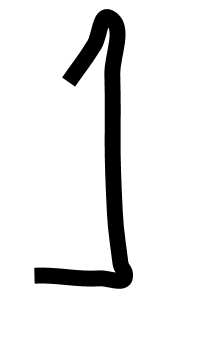
#> input picture k-nearest_neighbors/handwriting/digits/testM/1_13.png, 220 x 347 px; its folder holds only this picture in this run
$ python -i kNN.py   (imports and definitions only)   (Python 2 division)
#> lines starting #> are read from the running program, lines starting #| are printed output that depends on the picture; after the words box and inside, x2 and y2 are one past the last pixel; in counts of white or black regions, pixels touching at a corner belong together
'''
kNN: k Nearest Neighbors

I'm reading the book Machine Learning in Action and here you have the examples on the book and my tests

'''
import Image

from numpy import *
import operator
from os import listdir

# [51 lines left out: functions classify0, img2vector, handwritingClassTest, not called in this run]

def imgToAscii(filename):
    """
      The image are stores in PNG, are transformed tto ascii art and then transformed to vector.
    """
#> called with filename = 'digits/testM/1_13.png'
    returnVect = zeros((1,4096))
    im = Image.open(filename)
#> im is the input picture: PIL image 220x347 RGB; min 0, max 255, mean 231.8
    im = im.resize((64,64),Image.NEAREST)
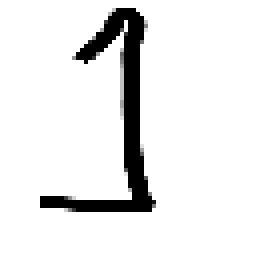
#> im: PIL image 64x64 RGB (shown 4 times larger); min 0, max 255, mean 232.5
    im = im.convert("1")
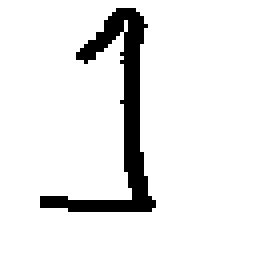
#> im: PIL image 64x64 1 (shown 4 times larger); 91.3% white; 1 black region, box (x1, y1, x2, y2) and area: (10, 2, 39, 53) 358
    str =""
    for i in range(64):
        for j in range(64):
            lum=255-im.getpixel((j,i))
            ch = '0' if lum==0 else "1"
            str = str + ch
            returnVect[0,64*i+j] = int(ch)
        str=str+"\n"
    return returnVect

# [29 lines left out: function myHandwritingClassTest, not called in this run]

>>> result = imgToAscii('digits/testM/1_13.png')

$ run again, on k-nearest_neighbors/handwriting/digits/testM/9_12.png
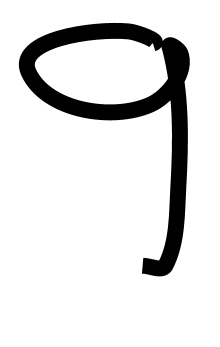
#> input picture k-nearest_neighbors/handwriting/digits/testM/9_12.png, 220 x 347 px
#> in imgToAscii, im is the input picture: PIL image 220x347 RGB; min 0, max 255, mean 223.8
#> in imgToAscii, `im = im.resize((64,64),Image.NEAREST)`:
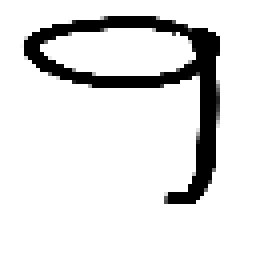
#> im: PIL image 64x64 RGB (shown 4 times larger); min 0, max 255, mean 223.9
#> in imgToAscii, `im = im.convert("1")`:
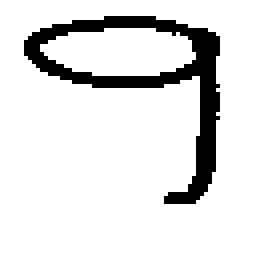
#> im: PIL image 64x64 1 (shown 4 times larger); 87.7% white; 1 black region, box (x1, y1, x2, y2) and area: (6, 4, 55, 51) 502
